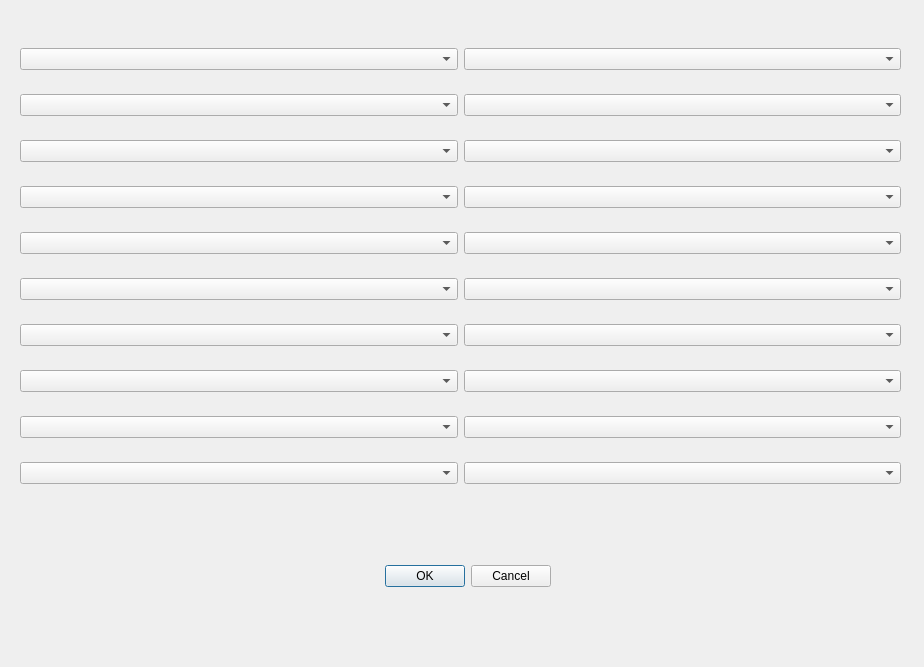
<?xml version="1.0" encoding="UTF-8"?>
<ui version="4.0">
 <class>Dialog</class>
 <widget class="QDialog" name="Dialog">
  <property name="geometry">
   <rect>
    <x>0</x>
    <y>0</y>
    <width>924</width>
    <height>667</height>
   </rect>
  </property>
  <property name="windowTitle">
   <string>Dialog</string>
  </property>
  <widget class="QDialogButtonBox" name="buttonBox">
   <property name="geometry">
    <rect>
     <x>350</x>
     <y>560</y>
     <width>201</width>
     <height>32</height>
    </rect>
   </property>
   <property name="orientation">
    <enum>Qt::Horizontal</enum>
   </property>
   <property name="standardButtons">
    <set>QDialogButtonBox::Cancel|QDialogButtonBox::Ok</set>
   </property>
  </widget>
  <widget class="QWidget" name="verticalLayoutWidget">
   <property name="geometry">
    <rect>
     <x>20</x>
     <y>30</y>
     <width>881</width>
     <height>481</height>
    </rect>
   </property>
   <layout class="QVBoxLayout" name="verticalLayout">
    <property name="rightMargin">
     <number>0</number>
    </property>
    <item>
     <layout class="QHBoxLayout" name="horizontalLayout_3">
      <item>
       <widget class="QComboBox" name="Team_1_1"/>
      </item>
      <item>
       <widget class="QComboBox" name="Team_1_2"/>
      </item>
     </layout>
    </item>
    <item>
     <layout class="QHBoxLayout" name="horizontalLayout_11">
      <item>
       <widget class="QComboBox" name="Team_2_1"/>
      </item>
      <item>
       <widget class="QComboBox" name="Team_2_2"/>
      </item>
     </layout>
    </item>
    <item>
     <layout class="QHBoxLayout" name="horizontalLayout_7">
      <item>
       <widget class="QComboBox" name="Team_3_1"/>
      </item>
      <item>
       <widget class="QComboBox" name="Team_3_2"/>
      </item>
     </layout>
    </item>
    <item>
     <layout class="QHBoxLayout" name="horizontalLayout_8">
      <item>
       <widget class="QComboBox" name="Team_4_1"/>
      </item>
      <item>
       <widget class="QComboBox" name="Team_4_2"/>
      </item>
     </layout>
    </item>
    <item>
     <layout class="QHBoxLayout" name="horizontalLayout_6">
      <item>
       <widget class="QComboBox" name="Team_5_1"/>
      </item>
      <item>
       <widget class="QComboBox" name="Team_5_2"/>
      </item>
     </layout>
    </item>
    <item>
     <layout class="QHBoxLayout" name="horizontalLayout_9">
      <item>
       <widget class="QComboBox" name="Team_6_1"/>
      </item>
      <item>
       <widget class="QComboBox" name="Team_6_2"/>
      </item>
     </layout>
    </item>
    <item>
     <layout class="QHBoxLayout" name="horizontalLayout_10">
      <item>
       <widget class="QComboBox" name="Team_7_1"/>
      </item>
      <item>
       <widget class="QComboBox" name="Team_7_2"/>
      </item>
     </layout>
    </item>
    <item>
     <layout class="QHBoxLayout" name="horizontalLayout_5">
      <item>
       <widget class="QComboBox" name="Team_8_1"/>
      </item>
      <item>
       <widget class="QComboBox" name="Team_8_2"/>
      </item>
     </layout>
    </item>
    <item>
     <layout class="QHBoxLayout" name="horizontalLayout_4">
      <item>
       <widget class="QComboBox" name="Team_9_1"/>
      </item>
      <item>
       <widget class="QComboBox" name="Team_9_2"/>
      </item>
     </layout>
    </item>
    <item>
     <layout class="QHBoxLayout" name="horizontalLayout">
      <item>
       <widget class="QComboBox" name="Team_10_1"/>
      </item>
      <item>
       <widget class="QComboBox" name="Team_10_2"/>
      </item>
     </layout>
    </item>
   </layout>
  </widget>
 </widget>
 <resources/>
 <connections>
  <connection>
   <sender>buttonBox</sender>
   <signal>accepted()</signal>
   <receiver>Dialog</receiver>
   <slot>accept()</slot>
   <hints>
    <hint type="sourcelabel">
     <x>248</x>
     <y>254</y>
    </hint>
    <hint type="destinationlabel">
     <x>157</x>
     <y>274</y>
    </hint>
   </hints>
  </connection>
  <connection>
   <sender>buttonBox</sender>
   <signal>rejected()</signal>
   <receiver>Dialog</receiver>
   <slot>reject()</slot>
   <hints>
    <hint type="sourcelabel">
     <x>316</x>
     <y>260</y>
    </hint>
    <hint type="destinationlabel">
     <x>286</x>
     <y>274</y>
    </hint>
   </hints>
  </connection>
 </connections>
</ui>
